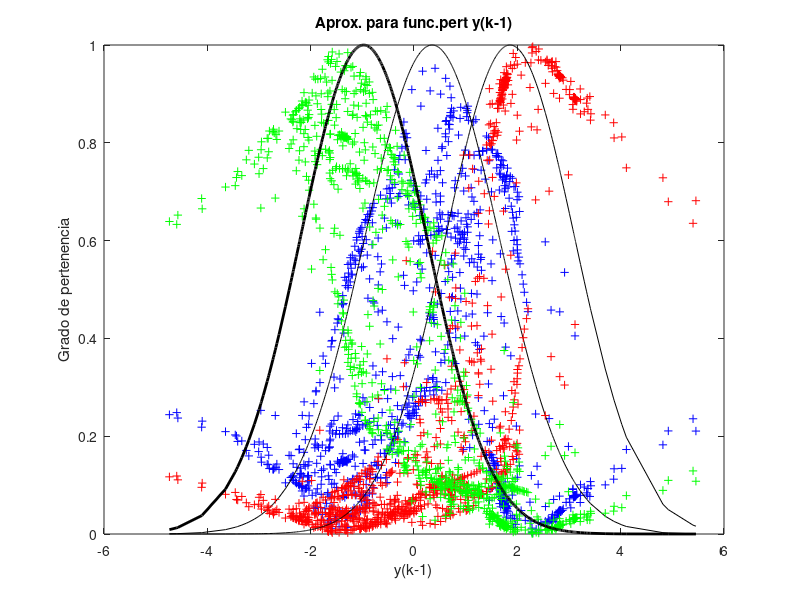

Source code (MATLAB): (Note: this script raises an error after producing the figure.)
load dataP2
Nmuestras = 10000;
Ntrain = floor(Nmuestras*0.7);

y=Salida(3:1000);
y1=Salida(2:999);
y2=Salida(1:998);
u1=Entrada(2:999);
u2=Entrada(1:998);

data = [y' y1' u1' u2'];
[center,U] = fcm(data,3); % U: conjuntos de pertenencia

%%

plot(data(:,1),U(1,:),'b+',data(:,1),U(2,:),'r+',data(:,1),U(3,:),'k+')
title('Clusters para la salida y(k)')
xlabel('y(k)')
ylabel('Grado de pertenencia')
pause

plot(data(:,2),U(1,:),'b+',data(:,2),U(2,:),'r+',data(:,1),U(3,:),'k+')
title('Clusters para  y(k-1)')
xlabel('y(k-1)')
ylabel('Grado de pertenencia')
pause

plot(data(:,3),U(1,:),'b+',data(:,3),U(2,:),'r+',data(:,1),U(3,:),'k+')
title('Clusters para u(k-1)')
xlabel('u(k-1)')
ylabel('Grado de pertenencia')
pause

plot(data(:,4),U(1,:),'b+',data(:,4),U(2,:),'r+',data(:,1),U(3,:),'k+')
title('Clusters para u(k-2)')
xlabel('u(k-2)')
ylabel('Grado de pertenencia')
pause

pause
%%  ajustamos gaussianas a lo observado (aprox) -> esto es para las premisas
% y(k-1)
[x, idx] = sort(data(:,2));

sum1 = sum(U(1,:));
sum2 = sum(U(2,:));
sum3 = sum(U(3,:));

med_y1_1 = dot(y1, U(1,:))/sum1;
med_y1_2 = dot(y1, U(2,:))/sum2;
med_y1_3 = dot(y1, U(3,:))/sum3;

var_y1_1 = dot(y1.^2, U(1,:))/sum1 - med_y1_1^2;
var_y1_2 = dot(y1.^2, U(2,:))/sum2 - med_y1_2^2;
var_y1_3 = dot(y1.^2, U(3,:))/sum3 - med_y1_3^2;

gauss_y1_1 = gaussmf(x,[sqrt(var_y1_1) med_y1_1]);
gauss_y1_2 = gaussmf(x,[sqrt(var_y1_2) med_y1_2]);
gauss_y1_3 = gaussmf(x,[sqrt(var_y1_3) med_y1_3]);

plot(x,(U(1,idx))','b+',x,gauss_y1_1,'k-', x,(U(2,idx))','r+',x,gauss_y1_2,'k-',x,(U(3,idx))','g+',x,gauss_y1_3,'k-','LineWidth', 2.0);
title('Aprox. para func.pert y(k-1)')
xlabel('y(k-1)')
ylabel('Grado de pertenencia')

%%
pause
% u(k-1)
[x, idx] = sort(data(:,3));

med_u1_1 = dot(u1, U(1,:))/sum1;
med_u1_2 = dot(u1, U(2,:))/sum2;
med_u1_3 = dot(u1, U(2,:))/sum3;

var_u1_1 = dot(u1.^2, U(1,:))/sum1 - med_u1_1^2;
var_u1_2 = dot(u1.^2, U(2,:))/sum2 - med_u1_2^2;
var_u1_3 = dot(u1.^2, U(2,:))/sum3 - med_u1_3^2;

gauss_u1_1 = gaussmf(x,[sqrt(var_u1_1) med_u1_1]);
gauss_u1_2 = gaussmf(x,[sqrt(var_u1_2) med_u1_2]);
gauss_u1_3 = gaussmf(x,[sqrt(var_u1_3) med_u1_3]);


plot(x,(U(1,idx))','b+',x,gauss_u1_1,'k-',x,(U(2,idx))','r+',x,gauss_u1_2,'k-',x,(U(3,idx))','g+',x,gauss_u1_3,'k-', 'LineWidth', 2.0);
title('Aprox. para func.pert u(k-1)')
xlabel('u(k-1)')
ylabel('Grado de pertenencia')


%%
pause
% u(k-2)
[x, idx] = sort(data(:,4));

med_u2_1 = dot(u2, U(1,:))/sum1;
med_u2_2 = dot(u2, U(2,:))/sum2;
med_u2_3 = dot(u2, U(3,:))/sum3;

var_u2_1 = dot(u2.^2, U(1,:))/sum1 - med_u2_1^2;
var_u2_2 = dot(u2.^2, U(2,:))/sum2 - med_u2_2^2;
var_u2_3 = dot(u2.^2, U(3,:))/sum3 - med_u2_3^2;

gauss_u2_1 = gaussmf(x,[sqrt(var_u2_1) med_u2_1]);
gauss_u2_2 = gaussmf(x,[sqrt(var_u2_2) med_u2_2]);
gauss_u2_3 = gaussmf(x,[sqrt(var_u2_3) med_u2_3]);

plot(x,(U(1,idx))','b+',x,gauss_u2_1,'k-',x,(U(2,idx))','r+',x,gauss_u2_2,'k-', x,(U(3,idx))','g+',x,gauss_u2_3,'k-','LineWidth', 2.0);
title('Aprox. para func.pert u(k-2)')
xlabel('u(k-2)')
ylabel('Grado de pertenencia')


%% construimos matriz MU para usarla despues

MU = [med_y1_1, med_u1_1, med_u2_1; ...
      med_y1_2, med_u1_2, med_u2_2; ...
      sqrt(var_y1_1), sqrt(var_u1_1), sqrt(var_u2_1); ...
      sqrt(var_y1_2), sqrt(var_u1_2), sqrt(var_u2_2)];
  